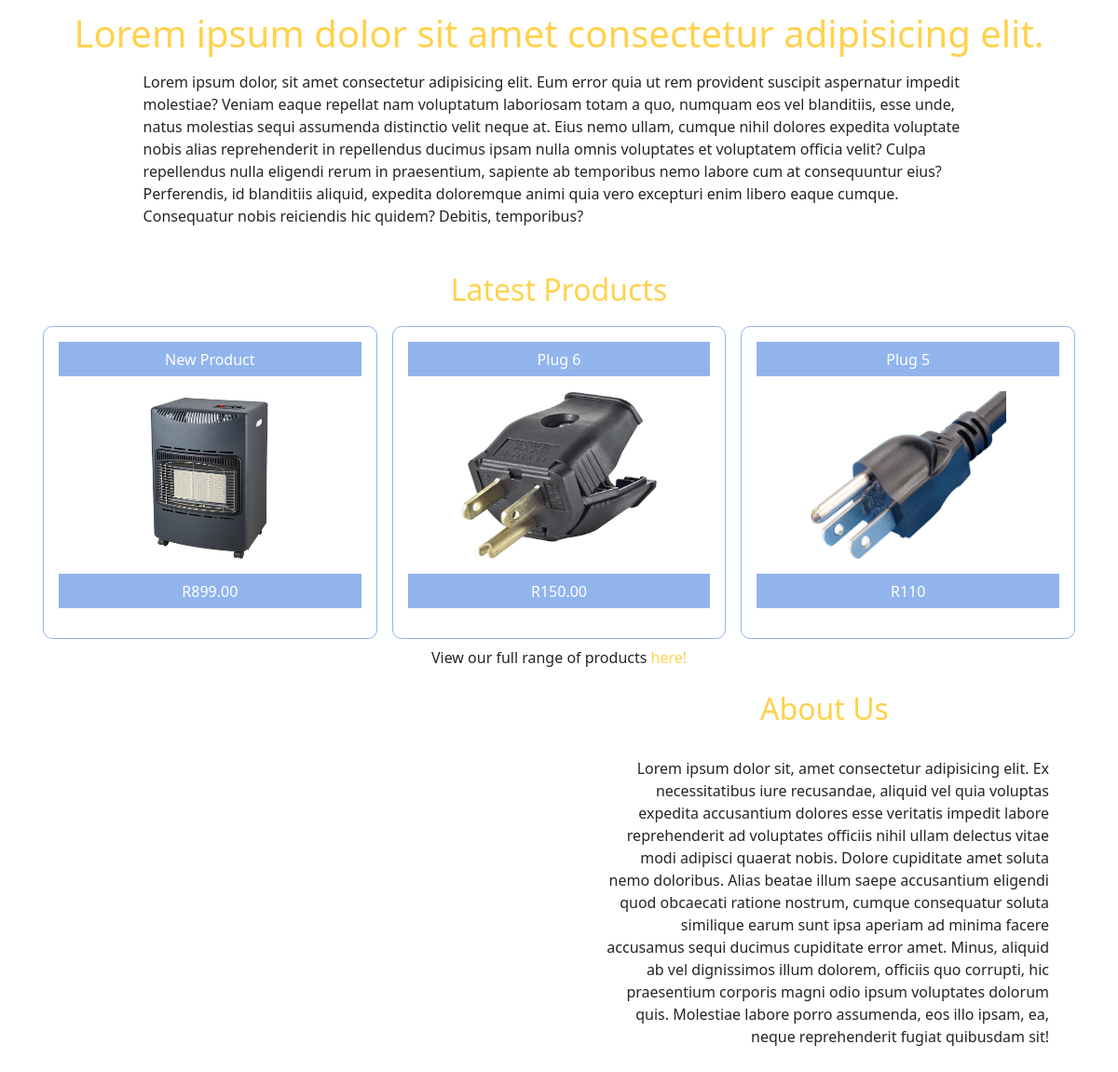
The app's page / (lower part), older data.
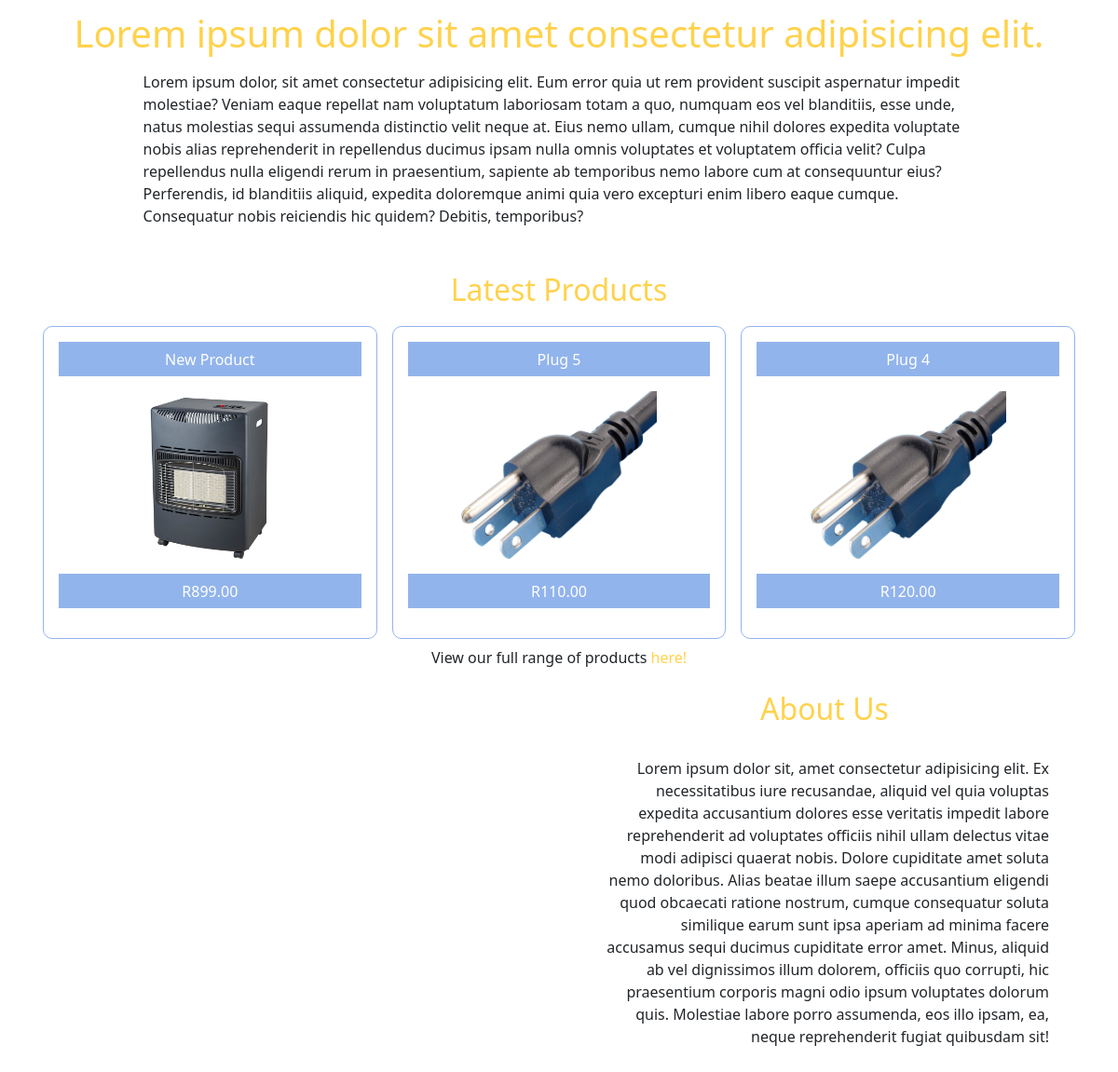
The same page, newer data.
### vish_app/models.py (models this page shows, shortened)
class Products(models.Model):
    product_title = models.CharField(max_length=50)
    product_description = models.TextField()
    product_price = models.CharField(max_length=10)
    product_image = models.ImageField()
    date = models.DateTimeField(default=timezone.now)

### vish_app/views.py (the view)
# urls.py: path('', HomePageView.as_view(), name='home-page'),
class HomePageView(TemplateView):
    template_name = 'vish_app/home-page.html'
    model = Products
    def get_context_data(self, **kwargs):
        context = super(HomePageView, self).get_context_data(**kwargs)
        context['products'] = Products.objects.order_by('-date')[:3]
        return context

### vish_app/templates/vish_app/home-page.html (shortened to what this page needs)
{% extends 'vish_app/base.html' %}
{% load static %}
{% block body %}
<div class="homePageFull">
    <div class="container col-auto my-5">
        <h1 class="mt-2 p-2 text-center">Lorem ipsum dolor sit amet consectetur adipisicing elit.</h1>
        <p id="homePageText">Lorem ipsum dolor, sit amet consectetur adipisicing elit. Eum error quia ut rem provident suscipit aspernatur impedit molestiae? Veniam eaque repellat nam voluptatum laboriosam totam a quo, numquam eos vel blanditiis, esse unde, natus molestias sequi assumenda distinctio velit neque at. Eius nemo ullam, cumque nihil dolores expedita voluptate nobis alias reprehenderit in repellendus ducimus ipsam nulla omnis voluptates et voluptatem officia velit? Culpa repellendus nulla eligendi rerum in praesentium, sapiente ab temporibus nemo labore cum at consequuntur eius? Perferendis, id blanditiis aliquid, expedita doloremque animi quia vero excepturi enim libero eaque cumque. Consequatur nobis reiciendis hic quidem? Debitis, temporibus?</p>
    </div>
    <div class="container text-center">
        <h2 class="mb-1">Latest Products</h2>
        <div class="row p-2">
                {% if products %}
                    {% for product in products %}
                        <div class="col-sm p-3 m-lg-2 mt-sm-1" id="homePageProducts">
                            <p id="productDetailTitle">{{ product.product_title }}</p>
                            <img src="{{ product.product_image.url }}" alt="" width="210" height="180">
                            <p class="mt-3" id="productPrice">R{{ product.product_price }}</p>
                        </div>
                    {% endfor %}
                {% endif %}
                <p>View our full range of products <a href="{% url 'products-list' %}">here!</a></p>
        </div>
    </div>
    <div class="container">
        <div class="row">
            <div class="col-sm mb-lg-5">
            </div>
            <div class="col-sm text-center">
                <h2>About Us</h2>
                <p class="text-end m-3 p-3">Lorem ipsum dolor sit, amet consectetur adipisicing elit. Ex necessitatibus iure recusandae, aliquid vel quia voluptas expedita accusantium dolores esse veritatis impedit labore reprehenderit ad voluptates officiis nihil ullam delectus vitae modi adipisci quaerat nobis. Dolore cupiditate amet soluta nemo doloribus. Alias beatae illum saepe accusantium eligendi quod obcaecati ratione nostrum, cumque consequatur soluta similique earum sunt ipsa aperiam ad minima facere accusamus sequi ducimus cupiditate error amet. Minus, aliquid ab vel dignissimos illum dolorem, officiis quo corrupti, hic praesentium corporis magni odio ipsum voluptates dolorum quis. Molestiae labore porro assumenda, eos illo ipsam, ea, neque reprehenderit fugiat quibusdam sit!</p>
            </div>
        </div>
    </div>
</div>
{% endblock body %}

Row changes from the older to the newer data that the page shows:
removed Products: product_title "Plug 6", product_image (picture), product_price "150.00"
changed Products "Plug 5": product_price "110" → "110.00"
now on this page (row edited): Products: product_title "Plug 4", product_image (picture), product_price "120.00"
